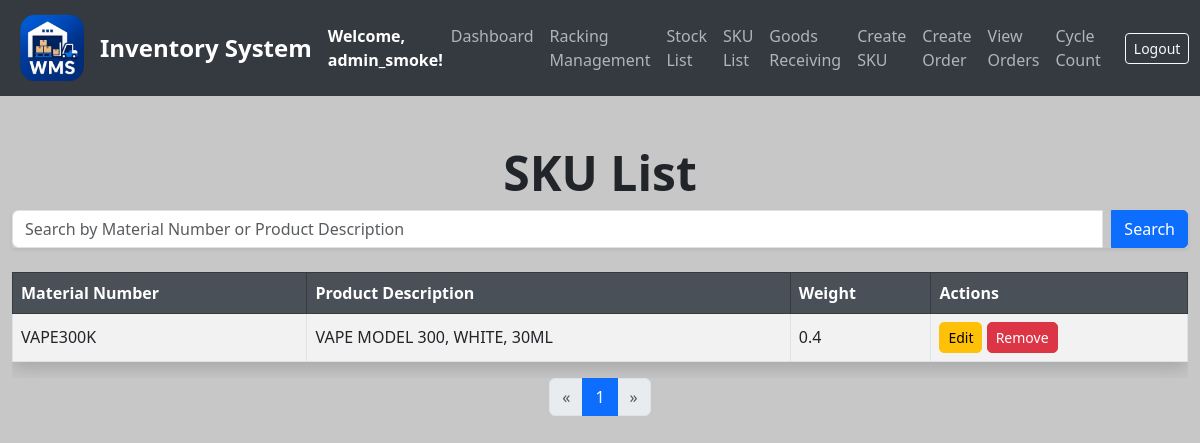
Page /sku-list (signed in) on the committed database.
### models.py (models this page shows, shortened)
class User(UserMixin, db.Model):
    __tablename__ = 'users'
    id = db.Column(db.Integer, primary_key=True)
    username = db.Column(db.String(80), unique=True, nullable=False)
    email = db.Column(db.String(120), unique=True, nullable=False)
    password = db.Column(db.String(200), nullable=False)
    date_created = db.Column(db.DateTime, default=get_local_time)
    last_login = db.Column(db.DateTime, nullable=True)
    is_active = db.Column(db.Boolean, default=True)
    is_approved = db.Column(db.Boolean, default=False)
    is_admin = db.Column(db.Boolean, default=False)
    can_create_racking = db.Column(db.Boolean, default=False)
    can_create_stock = db.Column(db.Boolean, default=False)
    can_create_order = db.Column(db.Boolean, default=False)
    can_transfer_stock = db.Column(db.Boolean, default=False)
    can_transfer_batch = db.Column(db.Boolean, default=False)
    can_mass_transfer = db.Column(db.Boolean, default=False)
    can_bulk_transfer = db.Column(db.Boolean, default=False)
    can_add_sku = db.Column(db.Boolean, default=False)
    can_view_orders = db.Column(db.Boolean, default=False)  # ← new
    can_cycle_count = db.Column(db.Boolean, default=False)  # ← new

class SKU(db.Model):
    __tablename__ = 'sku_list'
    id = db.Column(db.Integer, primary_key=True)
    material_number = db.Column(db.String(50), unique=True, nullable=False)
    product_description = db.Column(db.String(200), nullable=False)
    pack_size_id = db.Column(db.Integer, db.ForeignKey('pack_sizes.id'), nullable=False)
    weight = db.Column(db.Float, nullable=False)
    pack_size = db.relationship('PackSize', backref='skus', lazy=True)  # Establish relationship

### app.py (the view)
@app.route('/sku-list', methods=['GET'])
@login_required
def list_skus_html():
    page = request.args.get('page', 1, type=int)  # Get the current page from the query parameters
    per_page = 10  # Set the number of SKUs per page
    search_term = request.args.get('search', '', type=str)  # Get the search term
    if search_term:
        skus = SKU.query.filter(
            SKU.material_number.ilike(f"%{search_term}%") |
            SKU.product_description.ilike(f"%{search_term}%")
        ).paginate(page=page, per_page=per_page, error_out=False)
    else:
        skus = SKU.query.paginate(page=page, per_page=per_page, error_out=False)
    total_pages = skus.pages
    current_page = skus.page
    start_page = max(1, current_page - 2)
    end_page = min(total_pages, current_page + 2)
    return render_template(
        'sku_list.html',
        skus=skus.items,
        total_pages=total_pages,
        current_page=current_page,
        search_term=search_term,
        start_page=start_page,
        end_page=end_page
    )

### app.py (called while the page is built)
@login_manager.user_loader
def load_user(user_id):
    return db.session.get(User, int(user_id))

### templates/sku_list.html (shortened to what this page needs)
{% extends "base.html" %}
{% block content %}
<div class="container mt-5">
    <h1 class="text-center">SKU List</h1>
    <form class="mb-4" action="/sku-list" method="GET">
        <div class="input-group shadow-sm">
            <input type="text" id="search_input" name="search" class="form-control" placeholder="Search by Material Number or Product Description" value="{{ search_term }}">
            <button type="submit" class="btn btn-primary ms-2">Search</button>
        </div>
    </form>
    <div class="table-responsive">
        <table id="sku_table" class="table table-striped table-bordered shadow">
            <thead class="table-dark">
                <tr>
                    <th>Material Number</th>
                    <th>Product Description</th>
                    <th>Weight</th>
                    <th>Actions</th>
                </tr>
            </thead>
            <tbody id="sku_body">
                {% for sku in skus %}
                <tr data-material="{{ sku.material_number }}" data-description="{{ sku.product_description }}">
                    <td>{{ sku.material_number }}</td>
                    <td>{{ sku.product_description }}</td>
                    <td>{{ sku.weight }}</td>
                    <td>
                        <a href="/edit-sku/{{ sku.id }}" class="btn btn-sm btn-warning">Edit</a>
                        <form action="/delete-sku/{{ sku.id }}" method="POST" class="d-inline" onsubmit="return confirmDelete();">
                            <button type="submit" class="btn btn-danger btn-sm">Remove</button>
                        </form>
                    </td>
                </tr>
                {% endfor %}
            </tbody>
        </table>
    </div>
<nav aria-label="Page navigation">
    <ul class="pagination justify-content-center">
        {% if current_page > 1 %}
            <li class="page-item">
                <a class="page-link" href="{{ url_for('list_skus_html', page=current_page - 1, search=search_term) }}" aria-label="Previous">
                    <span aria-hidden="true">&laquo;</span>
                </a>
            </li>
        {% else %}
            <li class="page-item disabled">
                <span class="page-link">&laquo;</span>
            </li>
        {% endif %}
        {% for page_num in range(start_page, end_page + 1) %}
            <li class="page-item {% if page_num == current_page %}active{% endif %}">
                <a class="page-link" href="{{ url_for('list_skus_html', page=page_num, search=search_term) }}">{{ page_num }}</a>
            </li>
        {% endfor %}
        {% if current_page < total_pages %}
            <li class="page-item">
                <a class="page-link" href="{{ url_for('list_skus_html', page=current_page + 1, search=search_term) }}" aria-label="Next">
                    <span aria-hidden="true">&raquo;</span>
                </a>
            </li>
        {% else %}
            <li class="page-item disabled">
                <span class="page-link">&raquo;</span>
            </li>
        {% endif %}
    </ul>
</nav>
</div>
</body>
</html>
{% endblock %}

### templates/base.html (shortened to what this page needs)
<!DOCTYPE html>
<html lang="en">
<head>
    <link href="https://cdn.jsdelivr.net/npm/bootstrap@5.3.0/dist/css/bootstrap.min.css" rel="stylesheet">
</head>
<body>
<nav class="navbar navbar-expand-lg navbar-dark">
    <div class="container-fluid">
        <img src="{{ url_for('static', filename='logo_.png') }}" alt="Logo" width="80" height="80" class="me-2">
        <a class="navbar-brand" href="/">Inventory System</a>
        <strong class="text-white">Welcome, {{ current_user.username }}!</strong>
        <div class="collapse navbar-collapse" id="navbarNav">
            <ul class="navbar-nav ms-auto">
                <li class="nav-item"><a class="nav-link" href="/dashboard">Dashboard</a></li>
                {% if current_user.is_admin or current_user.can_create_racking %}
                <li class="nav-item"><a class="nav-link" href="/create_racking">Racking Management</a></li>
                {% endif %}
                <li class="nav-item"><a class="nav-link" href="/stocks">Stock List</a></li>
                <li class="nav-item"><a class="nav-link" href="/sku-list">SKU List</a></li>
                {% if current_user.is_admin or current_user.can_create_stock %}
                <li class="nav-item"><a class="nav-link" href="/create-stock">Goods Receiving</a></li>
                {% endif %}
                {% if current_user.is_admin or current_user.can_add_sku %}
                <li class="nav-item"><a class="nav-link" href="/add-sku">Create SKU</a></li>
                {% endif %}
                {% if current_user.is_admin or current_user.can_create_order %}
                <li class="nav-item"><a class="nav-link" href="/create-order">Create Order</a></li>
                {% endif %}
                {% if current_user.is_admin or current_user.can_view_orders %}
                <li class="nav-item"><a class="nav-link" href="/orders">View Orders</a></li>
                {% endif %}
                {% if current_user.is_admin or current_user.can_cycle_count %}
                <li class="nav-item"><a class="nav-link" href="/cycle-count">Cycle Count</a></li>
                {% endif %}
            </ul>
            <form class="d-flex ms-3" action="{{ url_for('logout') }}" method="POST">
                <button class="btn btn-sm btn-outline-light" type="submit">Logout</button>
            </form>
        </div>
    </div>
</nav>
{% block content %}{% endblock %}
</body>
</html>

### rows in the picture
User: username "admin_smoke"
SKU: material_number "VAPE300K", product_description "VAPE MODEL 300, WHITE, 30ML", weight "0.4"

### other values in the picture
{{ page_num }} "1"
